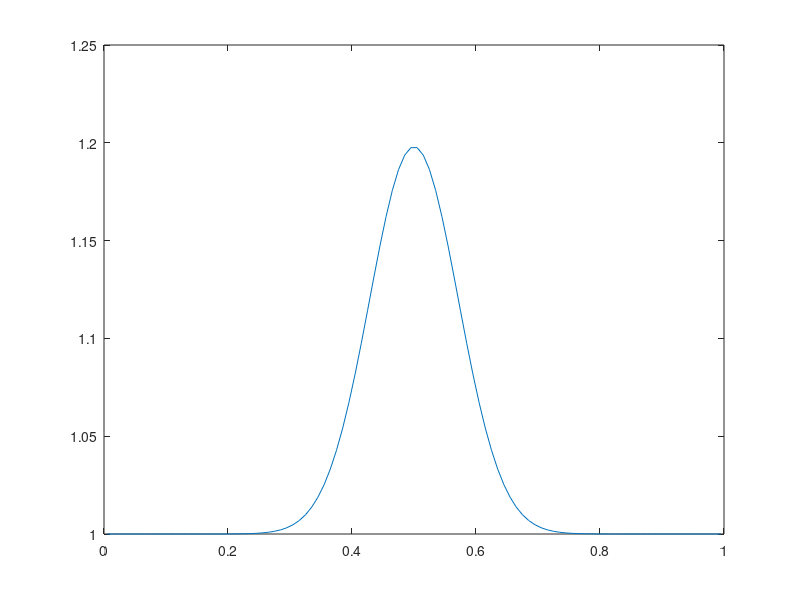

This chart was generated by the following MATLAB code:
%% advect linearization
clear all;
clc;
close all;
addpath(['/Users/kevin/SkyDrive/KTH Work/LaTeX Reports',...
    '/HW4-High Resolution shock-capturing methods/matlabfiles/']);

%% Parameters
N = 100;
L = 1.;
dx = L/N; % Grid spacing
H = 1;
g = 9.8;
c = g; % Wave speed
tau = .5*dx/g; % Time Step
coeff = -tau/(2*dx);
nStep = 2*L/(c*tau);
nCells = 1:N;
ghostCellOneSide = 2;
cellsPlusGhost = 1:(N+2*ghostCellOneSide);
%% Boundary Conditions
w = 0.1*L; % Width
x = (nCells-1/2)*dx; % Grid points
a = 1/5*H;
h = H + a*exp(-(x-L/2).^2/(w^2));
% Boundary Conditions
h = padarray(h',ghostCellOneSide)';
m = zeros(1,length(h));
%% BC
% needs to be changed if ghostCellOneSide is changed
h(1) = h(4);
h(2) = h(3);
m(1) = m(4)*(-1);
m(2) = m(3)*(-1);
h(N+4) = h(N+1);
h(N+3) = h(N+2);
m(N+4) = m(N+1)*(-1);
m(N+3) = m(N+2)*(-1);
%%
iWithGhost = ((1+ghostCellOneSide):(N+ghostCellOneSide));
ip = iWithGhost+1;
im = iWithGhost-1;
%% Record the initial state
hplot(:,1) = h(:);
mplot(:,1) = m(:);
flux = (1/2*g*h.^2 + (m.^2)./h);
%% Loo
for iStep=1:(round(nStep))
    hOld=h;
    mOld=m;
    flux = (1/2*g*hOld.^2 + (mOld.^2)./hOld);
    h(3:(N+2)) = .5*(hOld(ip)+hOld(im)) + coeff*(mOld(ip)-mOld(iWithGhost));
    m(3:(N+2)) = .5*(mOld(ip)+mOld(im)) + coeff*(flux(ip)-flux(iWithGhost));
    h(1) = h(4);
    h(2) = h(3);
    m(1) = m(4)*(-1);
    m(2) = m(3)*(-1);
    h(N+4) = h(N+1);
    h(N+3) = h(N+2);
    m(N+4) = m(N+1)*(-1);
    m(N+3) = m(N+2)*(-1);
    hplot(:,iStep) = h(:);
    mplot(:,iStep) = m(:);
end

%% Plot
% figure(1); clf;
% plot(x,hplot(3:(N+2),1),'-',x,h,'--');
% legend('t=0  ','t=1');
% xlabel('x');  ylabel('h(x,t)');
% title(sprintf('$h(x,t)$ $\\Delta t=$%0.2g,',...
%     ' $\\epsilon =$ %g',tau,a),...
%     'Interpreter','latex')
%% h plot
figure(2)
for ip = 1:2:nStep
    clf;
    plot(x,hplot((3:(N+2)),1))
    hold on;
    plot(x,hplot((3:(N+2)),ip),'-');
    pause(.1)
end
%% m plot
% figure(3)
% for ip = 1:8:nStep
%     clf;
%     plot(x,mplot(:,1))
%     hold on;
%     plot(x,mplot(:,ip),'-');
%     pause(.01)
% end
%%
printYesNo = 0;
if printYesNo == 1
    saveFigurePath = ['/Users/kevin/SkyDrive/KTH Work/'...
        'LaTeX Reports/HW4-High Resolution shock-capturing'...
        'methods/Figures/'];
    set(figure(1), 'PaperPositionMode', 'auto');
    print('-depsc2', [saveFigurePath ...
        sprintf('plot1%g',floor(tau^-1))]);
end
